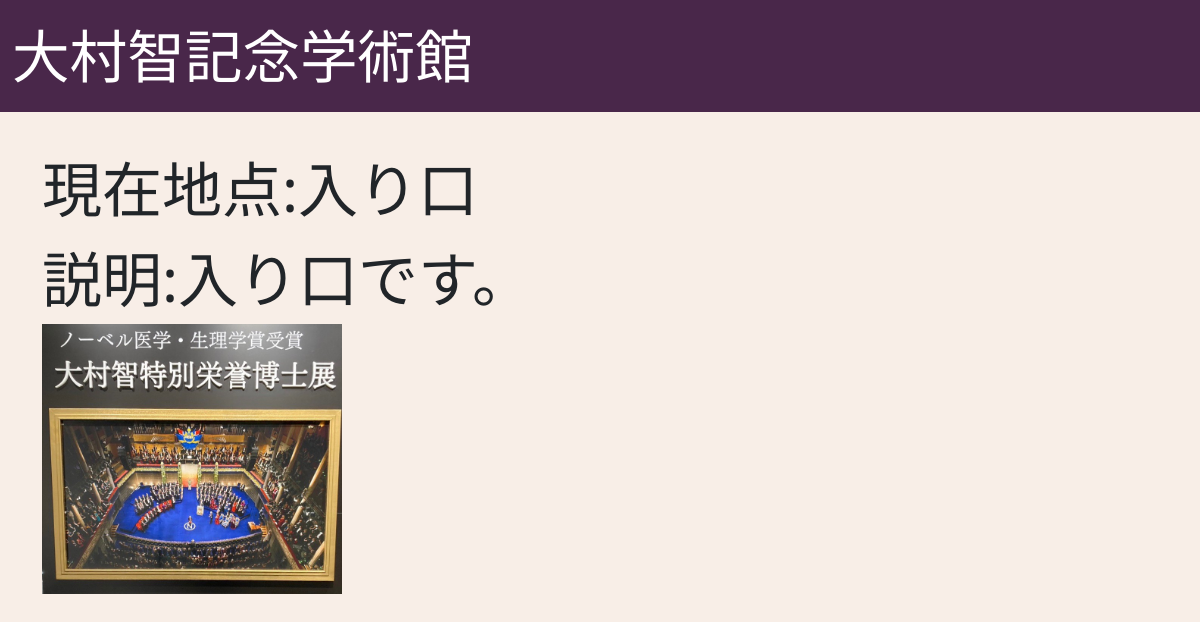
/QAmuseum/TSPSpot/4, run on an earlier commit of the app's database.
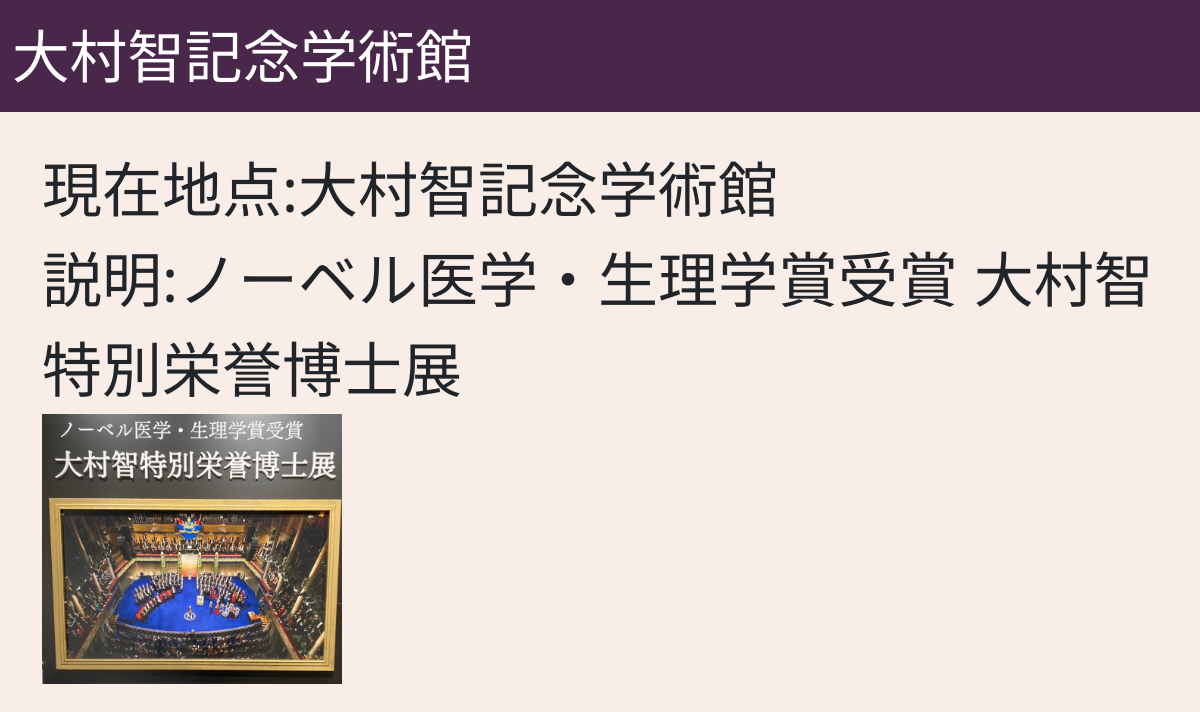
And on a later commit of the database.
### QAmuseum/models.py (models this page shows, shortened)
class OmuraMuseum(models.Model):
    id=models.IntegerField(primary_key=True)
    name=models.CharField(max_length=100)
    satisfaction=models.FloatField()
    x=models.IntegerField()
    y=models.IntegerField()
    stay_time = models.FloatField()
    wait_time = models.IntegerField(default=0)
    exp = models.TextField()
    image=models.ImageField(upload_to='media/',blank=True)
    en_name=models.CharField(max_length=100,default="title")
    en_exp = models.TextField(default="text")

### QAmuseum/views.py (the view)
# urls.py: path("TSPSpot/<int:pk>",views.TSPSpot,name="TSPSpot"),
def TSPSpot(request,pk):
    obj=UserPath.objects.get(pk=pk)
    obj.last_page=request.build_absolute_uri()
    obj.save()
    nsp = obj.now_spot
    spot = OmuraMuseum.objects.get(id=nsp+1)
    object_spot={'name':spot.name,'explain':spot.exp,
                "img":spot.image,
                "pk":obj.pk}
    """
    value={"display_evaluation":0}
    form={"form":EvaluationForm(value)}
    object_spot.update(form)"""
    return render(request,"QAmuseum/TSPSpot.html",object_spot)

### QAmuseum/templates/QAmuseum/TSPSpot.html (shortened to what this page needs)
{% extends "base.html" %}
    {% block body %}
    <main>
        <div class="container">
        現在地点:{{name}}<br>
        説明:{{explain}}<br>
        <img src="/media/{{img}}" width="300px"><br>
        </div>
    </main>
    {% endblock %}

### QAmuseum/templates/QAmuseum/base.html (shortened to what this page needs)
{% load static %}
{% load django_bootstrap5 %}
{% load widget_tweaks %}
<!DOCTYPE html>
<html>
    <head>
        {% bootstrap_css %}
        <link rel="stylesheet" type="text/css" href="{% static 'css/bootstrap.min.css' %}">
        <link rel="stylesheet" href="{% static 'QAmuseum/style.css' %}">
    </head>
<body>
    <header>
        <nav class="navbar navbar-expand-md navbar-dark fixed-top bg-indigo">
            <div class="container-fluid">
               <a class="navbar-brand" href="#">大村智記念学術館</a>
            </div>
        </nav>
    </header>
    <br>
    <br>
{% block body %}
{% endblock %}
</body>
</html>

### QAmuseum/static/QAmuseum/style.css (style rules this page uses)
.bg-indigo { background-color: #49274a; }
header { position:fixed; top:0; width:100%; height:100px; font-size: larger; }
main { margin-top: auto; width:100%; }
body { font-size: 300%; background-color: #f8eee7; }
.navbar-brand { font-size: 100%; }
.container { font-size: 125%; }

What changed in the data, as far as the page shows it:
changed OmuraMuseum: name "入り口" → "大村智記念学術館"; exp "入り口です。" → "ノーベル医学・生理学賞受賞 大村智特別栄誉博士展"
